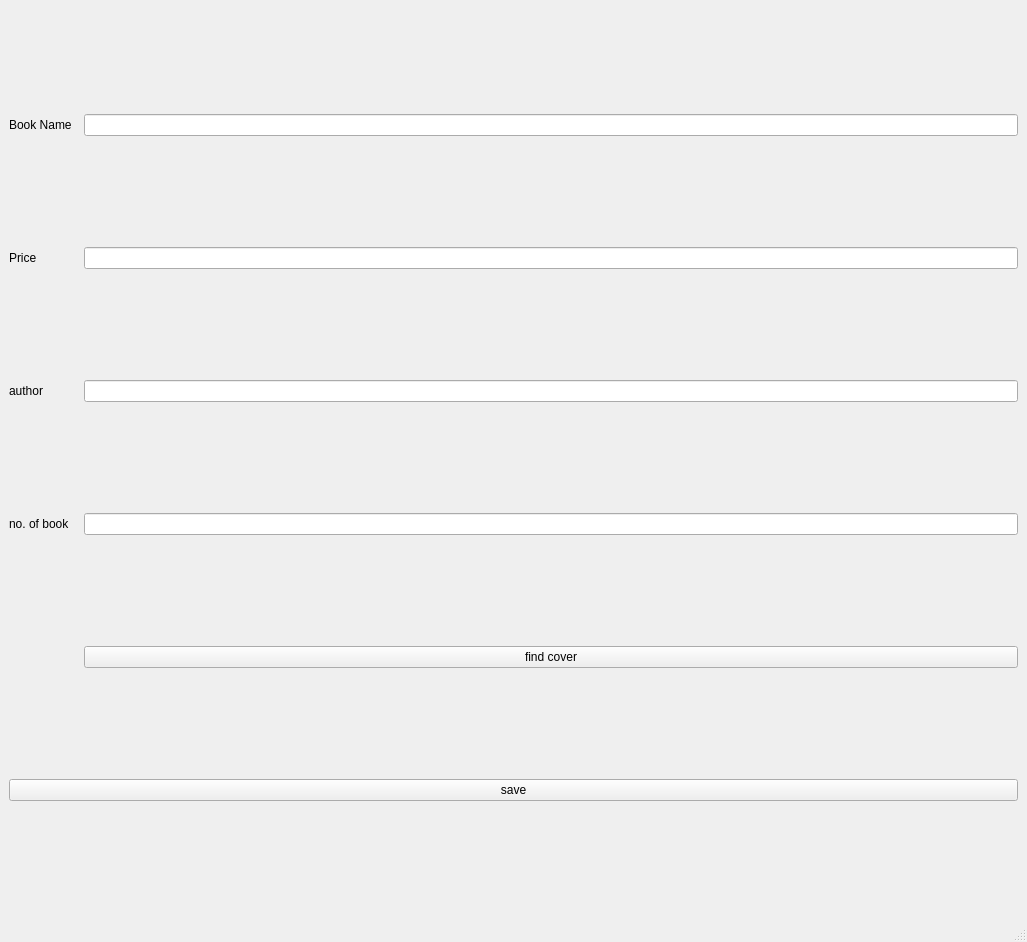
<?xml version="1.0" encoding="UTF-8"?>
<ui version="4.0">
 <class>MainWindow</class>
 <widget class="QMainWindow" name="MainWindow">
  <property name="geometry">
   <rect>
    <x>0</x>
    <y>0</y>
    <width>1027</width>
    <height>942</height>
   </rect>
  </property>
  <property name="windowTitle">
   <string>Add New User</string>
  </property>
  <widget class="QWidget" name="centralwidget">
   <layout class="QGridLayout" name="gridLayout">
    <item row="1" column="0">
     <widget class="QLabel" name="label_2">
      <property name="text">
       <string>Price</string>
      </property>
     </widget>
    </item>
    <item row="3" column="2">
     <widget class="QLineEdit" name="le_noBooks"/>
    </item>
    <item row="5" column="0" colspan="3">
     <widget class="QPushButton" name="btn_update">
      <property name="text">
       <string>save</string>
      </property>
     </widget>
    </item>
    <item row="3" column="0">
     <widget class="QLabel" name="label_4">
      <property name="text">
       <string>no. of book</string>
      </property>
     </widget>
    </item>
    <item row="0" column="0">
     <widget class="QLabel" name="label">
      <property name="text">
       <string>Book Name</string>
      </property>
     </widget>
    </item>
    <item row="1" column="2">
     <widget class="QLineEdit" name="le_bookprice"/>
    </item>
    <item row="0" column="2">
     <widget class="QLineEdit" name="le_username"/>
    </item>
    <item row="2" column="2">
     <widget class="QLineEdit" name="le_author"/>
    </item>
    <item row="2" column="0">
     <widget class="QLabel" name="label_5">
      <property name="text">
       <string>author</string>
      </property>
     </widget>
    </item>
    <item row="4" column="2">
     <widget class="QPushButton" name="btn_browse">
      <property name="text">
       <string>find cover</string>
      </property>
     </widget>
    </item>
   </layout>
  </widget>
  <widget class="QMenuBar" name="menubar">
   <property name="geometry">
    <rect>
     <x>0</x>
     <y>0</y>
     <width>1027</width>
     <height>22</height>
    </rect>
   </property>
  </widget>
  <widget class="QStatusBar" name="statusbar"/>
 </widget>
 <resources/>
 <connections/>
</ui>
